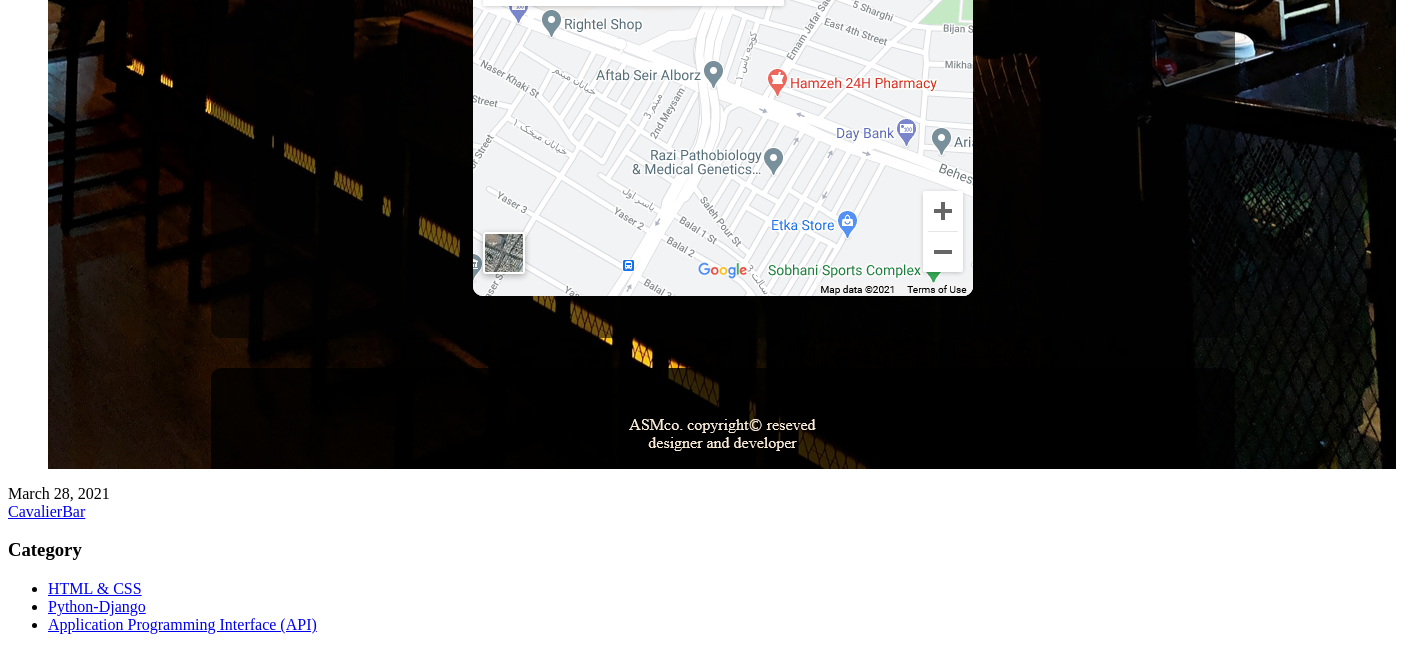
The page /partial/sidebar (lower part) on the database as committed earlier.
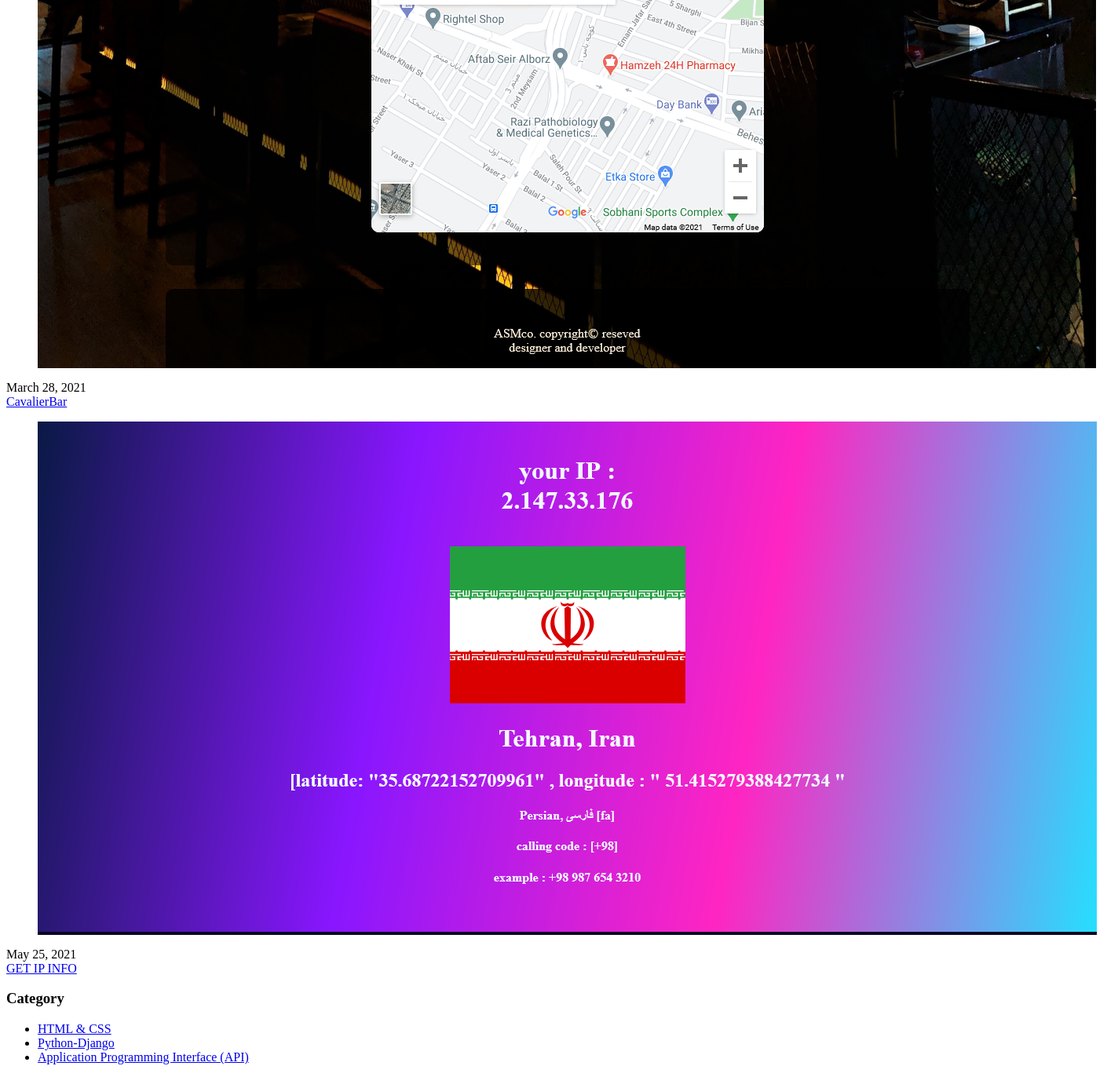
The same page on the database as committed later.
### CVprojects/models.py (models this page shows, shortened)
class Project(models.Model):
    title       = models.CharField(max_length=50, blank=False)
    caption     = models.TextField(max_length=700, blank=False)
    slug        = models.SlugField(max_length=20, blank=True, unique=True)
    technology      = models.ManyToManyField(LANGUAGE, blank=True)
    category        = models.ManyToManyField(Categories, blank=True)
    key_features    = models.TextField(max_length=700, blank=True)
    source_code = models.CharField(max_length=200, blank=True)
    PreviwLink  = models.CharField(max_length=200, blank=True)
    imagMain    = models.ImageField(blank=False, upload_to=media_upload_path)
    views    = models.PositiveIntegerField(default=0)
    isActive = models.BooleanField(default=True)
    objects = ProjectsManager()
    timestamp = models.DateTimeField(auto_now_add=True)
    def get_absolute_url(self):
        return f"/projects/{self.slug}"

class Categories(models.Model):
    category = models.CharField(max_length=40)
    objects  = CategoryManager()
    def slugify(self):
        return self.category.replace(" ", "_")
    def get_absoulute_url(self):
        slug = self.slugify()
        return f'/cat/{slug}'

### CV/views.py (the view)
# urls.py: path('partial/sidebar', sidebarPartial, name='sidebarPartial'),
def sidebarPartial(request):
    categories  = Categories.objects.all()
    mostViewd   = Project.objects.get_most_viewd()[:3]
    context = {
        'categories' :  categories,
        'most_view'  : mostViewd,
        'instagram'  : False
    }
    if (SiteSetting.objects.earliest('pk').is_instagram_feed_active):
        context['instagram'] = True
        instagram_feed = SocialAccountPosts.objects.all()
        context['instagram_posts'] = instagram_feed
    return render(request, 'components/sidebar.html', context)

### CVprojects/models.py (called while the page is built)
    def get_most_viewd(self):
        return self.get_queryset().filter(isActive=True).order_by('-views')

### templates/components/sidebar.html (shortened to what this page needs)
{% load static %}
<div class="sidebar-side col-lg-4 col-md-12 col-sm-12">
    <aside class="sidebar">
        <div class="sidebar-widget popular-posts">
            <div class="widget-content">
                {% for project in most_view %}
                    <article class="post">
                        <figure class="post-thumb"><a href="{{project.get_absolute_url}}"><img src="{{project.imagMain.url}}" alt="{{project.caption}}"></a></figure>
                        <div class="post-info">{{project.timestamp | date}}</div>
                        <div class="text"><a href="{{project.get_absolute_url}}">{{project.title}}</a></div>
                    </article>
                {% endfor %}
            </div>
        </div>
        <div class="sidebar-widget category-widget">
            <div class="sidebar-title">
                <h3>Category</h3>
            </div>
            <div class="widget-content">
                <ul>
                    {% for category in categories %}
                    <li><a href="{{category.get_absoulute_url}}">{{category.category}}</a></li>
                    {%endfor%}
                </ul>
            </div>
        </div>
    </aside>
</div>

Rows that differ between the two databases and show on the page:
added Project: imagMain (picture), timestamp "May 25, 2021", title "GET IP INFO"
